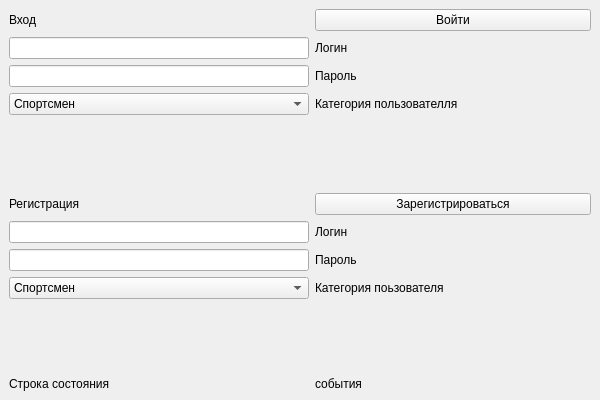
<?xml version="1.0" encoding="UTF-8"?>
<ui version="4.0">
 <class>MainWindow</class>
 <widget class="QMainWindow" name="MainWindow">
  <property name="geometry">
   <rect>
    <x>0</x>
    <y>0</y>
    <width>600</width>
    <height>400</height>
   </rect>
  </property>
  <property name="minimumSize">
   <size>
    <width>600</width>
    <height>400</height>
   </size>
  </property>
  <property name="windowTitle">
   <string>MainWindow</string>
  </property>
  <widget class="QWidget" name="centralwidget">
   <layout class="QGridLayout" name="gridLayout">
    <item row="0" column="0">
     <layout class="QFormLayout" name="formLayout">
      <item row="0" column="0">
       <widget class="QLabel" name="LB_enter">
        <property name="text">
         <string>Вход</string>
        </property>
       </widget>
      </item>
      <item row="0" column="1">
       <widget class="QPushButton" name="PB_enter">
        <property name="minimumSize">
         <size>
          <width>0</width>
          <height>0</height>
         </size>
        </property>
        <property name="text">
         <string>Войти</string>
        </property>
       </widget>
      </item>
      <item row="1" column="0">
       <widget class="QLineEdit" name="LE_login_enter">
        <property name="minimumSize">
         <size>
          <width>300</width>
          <height>0</height>
         </size>
        </property>
       </widget>
      </item>
      <item row="1" column="1">
       <widget class="QLabel" name="LB_login_enter">
        <property name="text">
         <string>Логин</string>
        </property>
       </widget>
      </item>
      <item row="2" column="0">
       <widget class="QLineEdit" name="LE_pass_enter">
        <property name="minimumSize">
         <size>
          <width>300</width>
          <height>0</height>
         </size>
        </property>
       </widget>
      </item>
      <item row="2" column="1">
       <widget class="QLabel" name="LB_pass_enter">
        <property name="text">
         <string>Пароль</string>
        </property>
       </widget>
      </item>
      <item row="3" column="0">
       <widget class="QComboBox" name="CB_kat_enter">
        <property name="minimumSize">
         <size>
          <width>300</width>
          <height>0</height>
         </size>
        </property>
        <item>
         <property name="text">
          <string>Спортсмен</string>
         </property>
        </item>
        <item>
         <property name="text">
          <string>Представитель региональной федерации</string>
         </property>
        </item>
        <item>
         <property name="text">
          <string>Партнер</string>
         </property>
        </item>
        <item>
         <property name="text">
          <string>Администратор ФСП</string>
         </property>
        </item>
       </widget>
      </item>
      <item row="3" column="1">
       <widget class="QLabel" name="LB_kat_enter">
        <property name="text">
         <string>Категория пользователля</string>
        </property>
       </widget>
      </item>
      <item row="4" column="0">
       <spacer name="verticalSpacer">
        <property name="orientation">
         <enum>Qt::Vertical</enum>
        </property>
        <property name="sizeHint" stdset="0">
         <size>
          <width>20</width>
          <height>40</height>
         </size>
        </property>
       </spacer>
      </item>
      <item row="4" column="1">
       <spacer name="verticalSpacer_2">
        <property name="orientation">
         <enum>Qt::Vertical</enum>
        </property>
        <property name="sizeHint" stdset="0">
         <size>
          <width>20</width>
          <height>40</height>
         </size>
        </property>
       </spacer>
      </item>
      <item row="5" column="0">
       <widget class="QLabel" name="LB_reg">
        <property name="text">
         <string>Регистрация</string>
        </property>
       </widget>
      </item>
      <item row="5" column="1">
       <widget class="QPushButton" name="PB_reg">
        <property name="text">
         <string>Зарегистрироваться</string>
        </property>
       </widget>
      </item>
      <item row="6" column="0">
       <widget class="QLineEdit" name="LE_login_reg">
        <property name="minimumSize">
         <size>
          <width>300</width>
          <height>0</height>
         </size>
        </property>
       </widget>
      </item>
      <item row="6" column="1">
       <widget class="QLabel" name="LB_login_reg">
        <property name="text">
         <string>Логин</string>
        </property>
       </widget>
      </item>
      <item row="7" column="0">
       <widget class="QLineEdit" name="LE_pass_reg">
        <property name="minimumSize">
         <size>
          <width>300</width>
          <height>0</height>
         </size>
        </property>
       </widget>
      </item>
      <item row="7" column="1">
       <widget class="QLabel" name="LB_pass_reg">
        <property name="text">
         <string>Пароль</string>
        </property>
       </widget>
      </item>
      <item row="8" column="0">
       <widget class="QComboBox" name="CB_kat_reg">
        <property name="minimumSize">
         <size>
          <width>300</width>
          <height>0</height>
         </size>
        </property>
        <item>
         <property name="text">
          <string>Спортсмен</string>
         </property>
        </item>
        <item>
         <property name="text">
          <string>Представитель региональной федерации</string>
         </property>
        </item>
        <item>
         <property name="text">
          <string>Партнер</string>
         </property>
        </item>
        <item>
         <property name="text">
          <string>Администратор ФСП</string>
         </property>
        </item>
       </widget>
      </item>
      <item row="8" column="1">
       <widget class="QLabel" name="LB_kat_reg">
        <property name="text">
         <string>Категория поьзователя</string>
        </property>
       </widget>
      </item>
      <item row="9" column="0">
       <spacer name="verticalSpacer_3">
        <property name="orientation">
         <enum>Qt::Vertical</enum>
        </property>
        <property name="sizeHint" stdset="0">
         <size>
          <width>20</width>
          <height>40</height>
         </size>
        </property>
       </spacer>
      </item>
      <item row="9" column="1">
       <spacer name="verticalSpacer_4">
        <property name="orientation">
         <enum>Qt::Vertical</enum>
        </property>
        <property name="sizeHint" stdset="0">
         <size>
          <width>20</width>
          <height>40</height>
         </size>
        </property>
       </spacer>
      </item>
      <item row="10" column="1">
       <widget class="QLabel" name="LB_inf_string">
        <property name="text">
         <string>события</string>
        </property>
       </widget>
      </item>
      <item row="10" column="0">
       <widget class="QLabel" name="LB_Inf_string">
        <property name="text">
         <string>Строка состояния</string>
        </property>
       </widget>
      </item>
     </layout>
    </item>
   </layout>
  </widget>
 </widget>
 <resources/>
 <connections/>
</ui>
